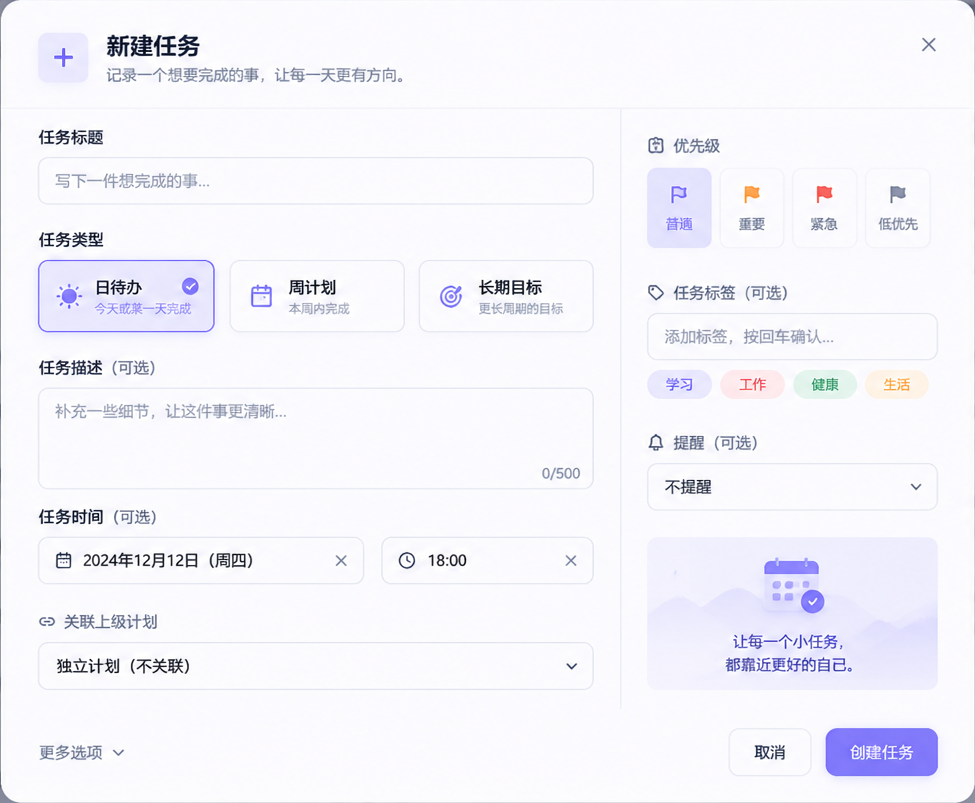
#> input picture docs/audit/browser-e2e/plans-form-followup-2026-10-18/source-modal-crop.png, 975 x 803 px
$ python compare.py
#> lines starting #> are read from the running program, lines starting #| are printed output that depends on the picture
from PIL import Image, ImageDraw
from pathlib import Path
out=Path(__file__).resolve().parent
ref=Image.open(out/'source-modal-crop.png').convert('RGB')
#> ref is the input picture: PIL image 975x803 RGB; mean R, G, B 244.5, 243.9, 250.4
render=Image.open(out/'form-empty-content.png').convert('RGB')
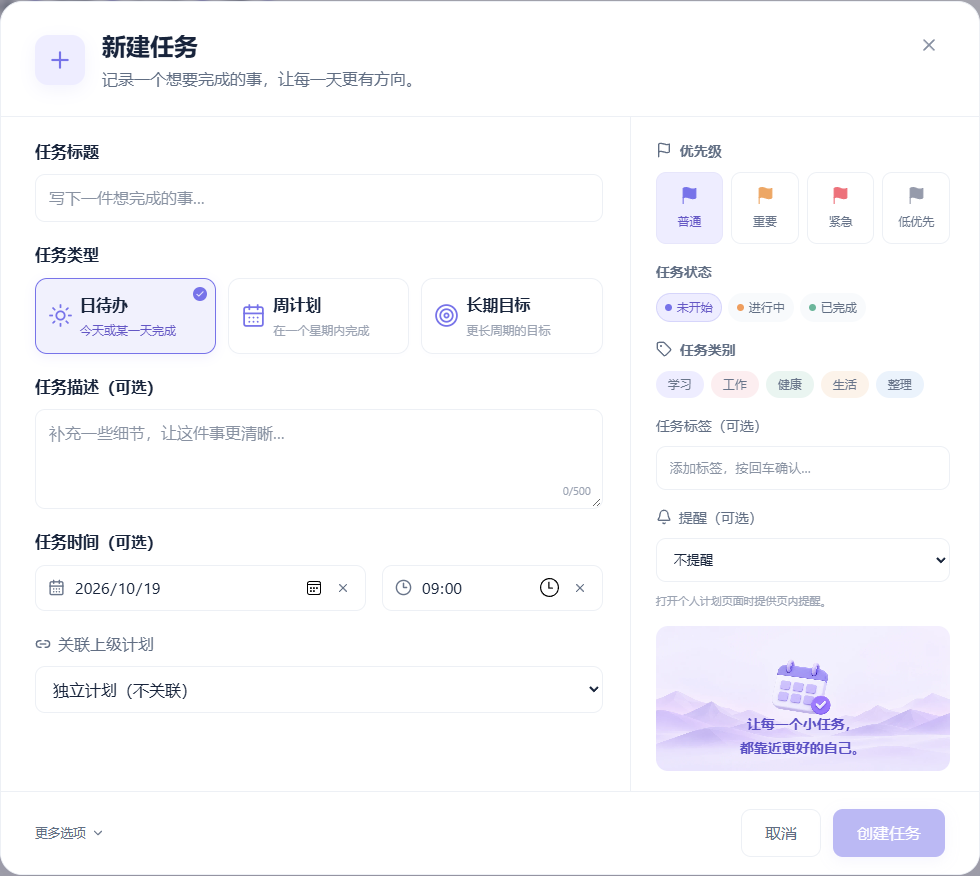
#> input picture docs/audit/browser-e2e/plans-form-followup-2026-10-18/form-empty-content.png, 980 x 876 px
#> render is the input picture: PIL image 980x876 RGB; mean R, G, B 248.9, 248.8, 251.6
ref=ref.resize((980, round(ref.height*980/ref.width)))
#> ref: PIL image 980x807 RGB
canvas=Image.new('RGB',(2008,max(ref.height,render.height)+74),'#eeeeF5')
canvas.paste(ref,(16,58));canvas.paste(render,(1012,58))
#> after `canvas.paste(ref, (16, 58))`:
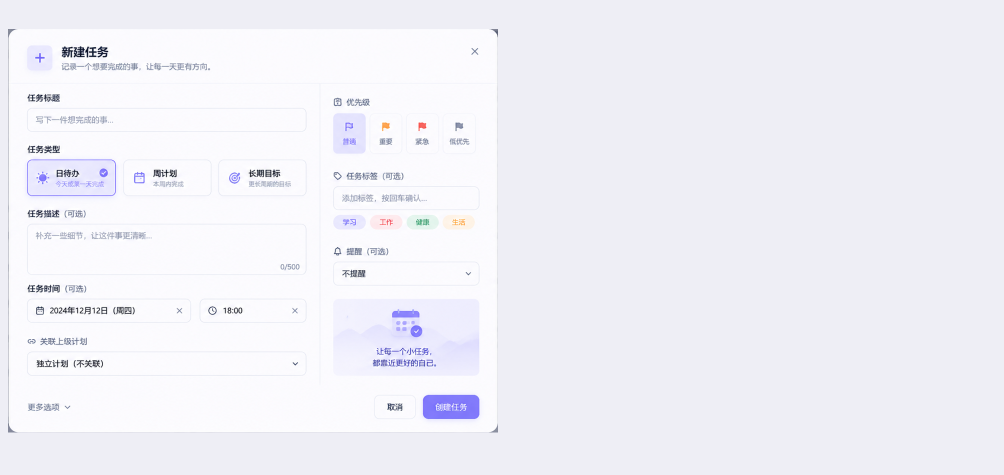
#> canvas: PIL image 2008x950 RGB (shown at 1/2 size); mean R, G, B 240.7, 240.4, 247.2
#> after `canvas.paste(render, (1012, 58))`:
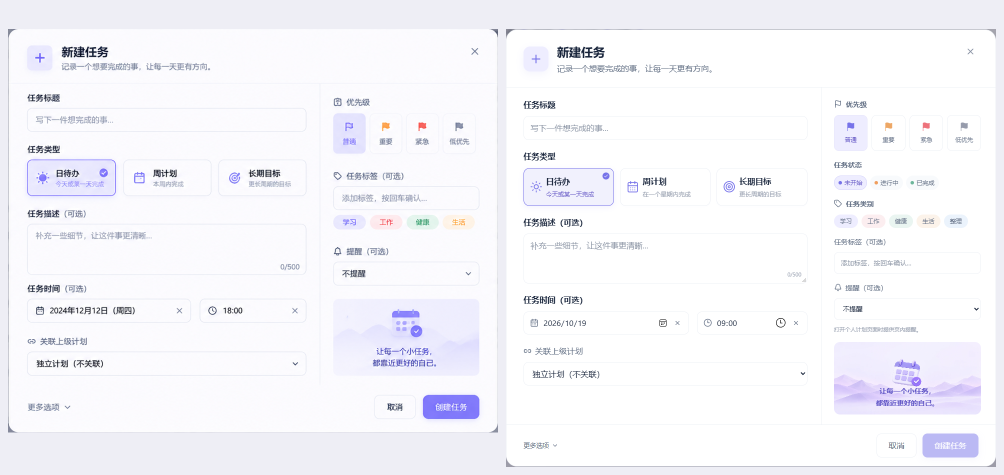
#> canvas: PIL image 2008x950 RGB (shown at 1/2 size); mean R, G, B 245.6, 245.3, 250.2
draw=ImageDraw.Draw(canvas);draw.text((16,20),'USER REFERENCE - crop, proportional scale',fill='#383356');draw.text((1012,20),'ACTUAL IMPLEMENTATION - 1536 x 1024 viewport',fill='#383356')
canvas.save(out/'reference-comparison.png')
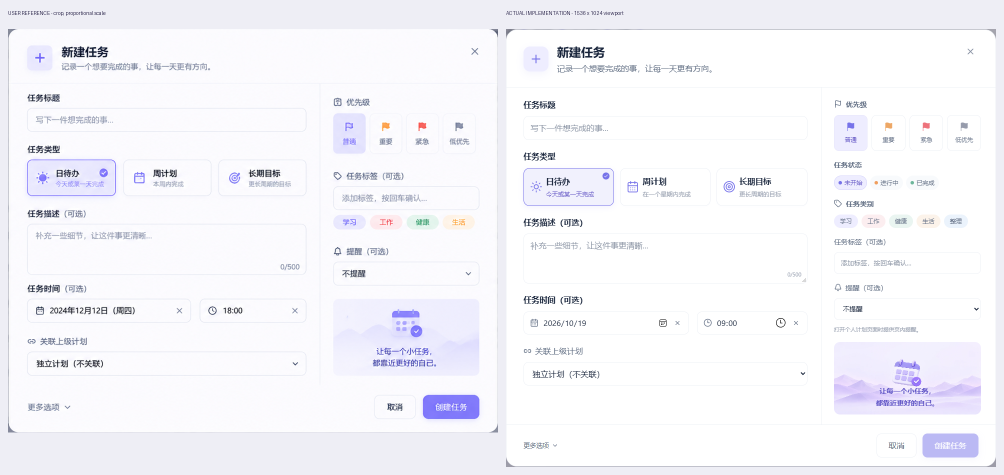
#> saved as reference-comparison.png: PIL image 2008x950 RGB (shown at 1/2 size); mean R, G, B 245.5, 245.2, 250.1
left=Image.new('RGB',(1260,650),'#eeeeF5')
left.paste(ref.crop((18,125,610,760)),(12,10))
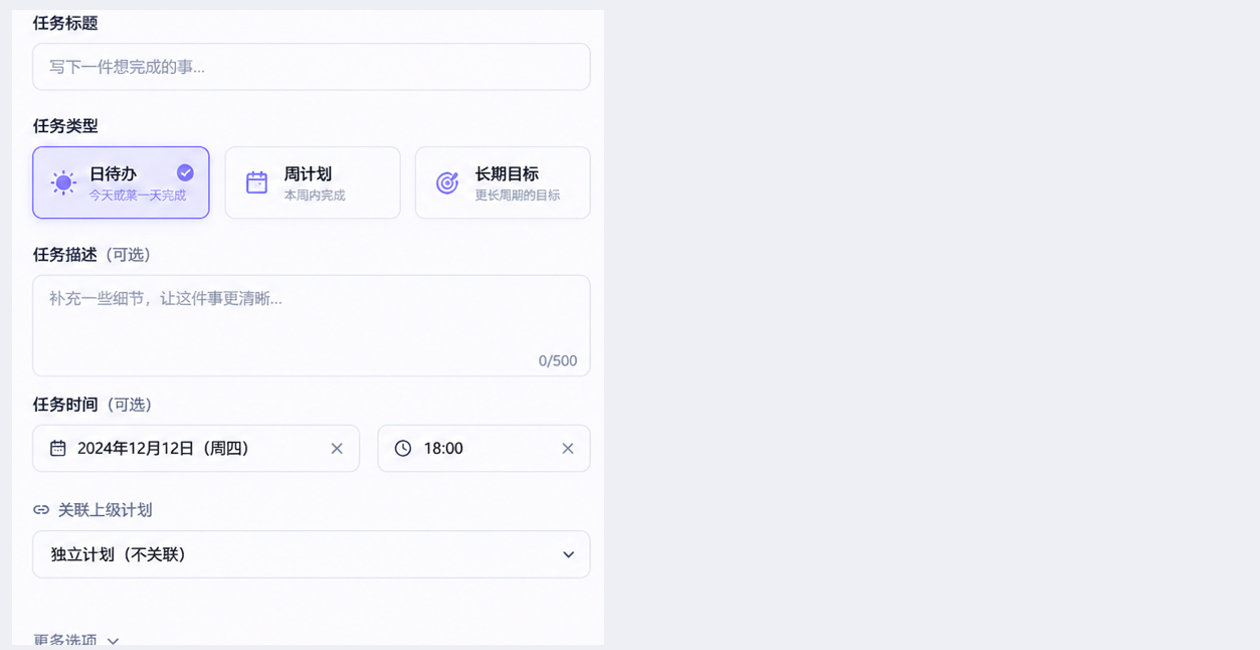
#> left: PIL image 1260x650 RGB; mean R, G, B 241.4, 241.2, 247.3
left.paste(render.crop((18,125,610,760)),(650,10))
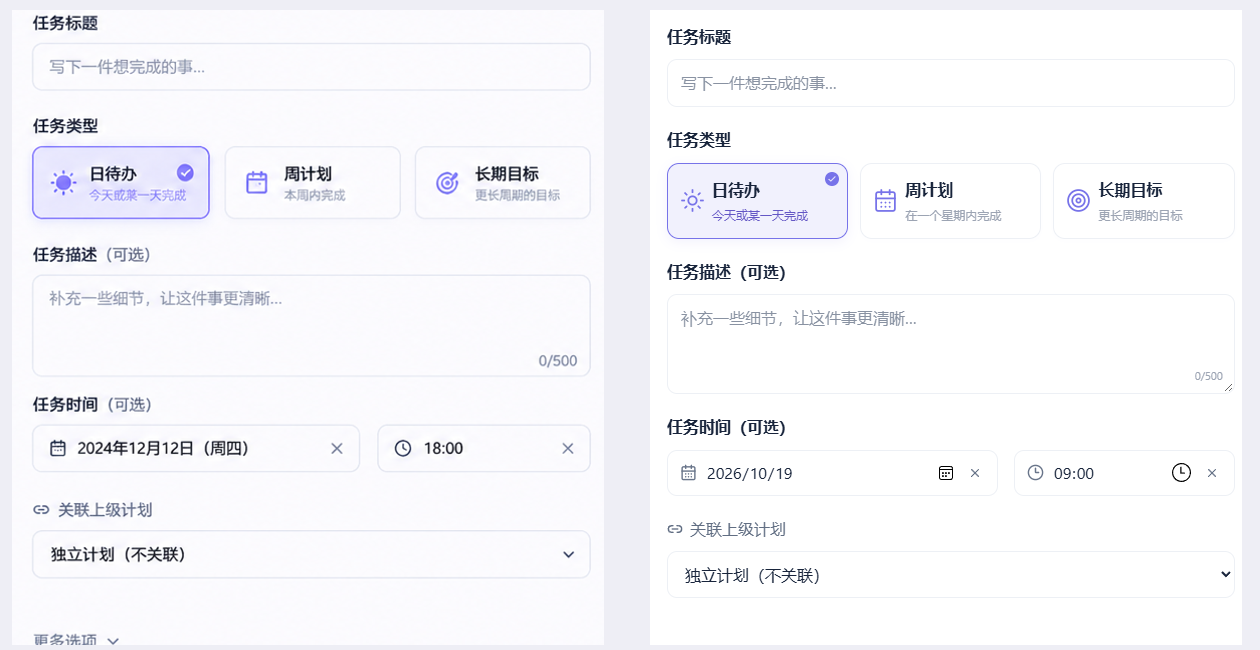
#> left: PIL image 1260x650 RGB; mean R, G, B 246.9, 246.9, 250.3
left.save(out/'reference-comparison-form-detail.png')
